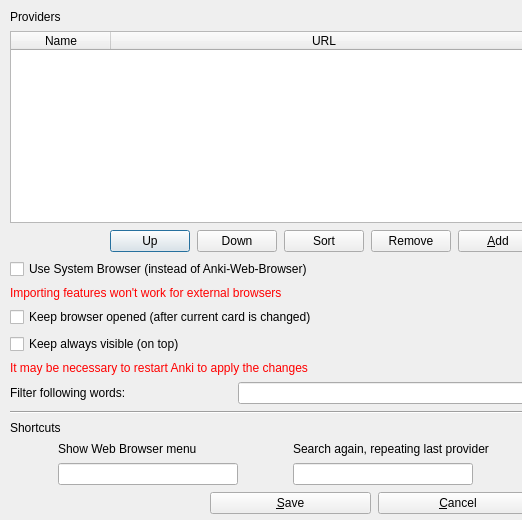
<?xml version="1.0" encoding="UTF-8"?>
<ui version="4.0">
 <class>ConfigView</class>
 <widget class="QDialog" name="ConfigView">
  <property name="windowModality">
   <enum>Qt::ApplicationModal</enum>
  </property>
  <property name="geometry">
   <rect>
    <x>0</x>
    <y>0</y>
    <width>522</width>
    <height>520</height>
   </rect>
  </property>
  <property name="sizePolicy">
   <sizepolicy hsizetype="Fixed" vsizetype="Fixed">
    <horstretch>1</horstretch>
    <verstretch>1</verstretch>
   </sizepolicy>
  </property>
  <property name="minimumSize">
   <size>
    <width>0</width>
    <height>0</height>
   </size>
  </property>
  <property name="maximumSize">
   <size>
    <width>1000</width>
    <height>1000</height>
   </size>
  </property>
  <property name="windowTitle">
   <string>Web Browser Config</string>
  </property>
  <property name="autoFillBackground">
   <bool>true</bool>
  </property>
  <property name="styleSheet">
   <string notr="true"/>
  </property>
  <property name="sizeGripEnabled">
   <bool>false</bool>
  </property>
  <widget class="QWidget" name="verticalLayWidget" native="true">
   <property name="geometry">
    <rect>
     <x>0</x>
     <y>0</y>
     <width>531</width>
     <height>521</height>
    </rect>
   </property>
   <property name="sizePolicy">
    <sizepolicy hsizetype="Preferred" vsizetype="Preferred">
     <horstretch>1</horstretch>
     <verstretch>1</verstretch>
    </sizepolicy>
   </property>
   <property name="locale">
    <locale language="English" country="UnitedStates"/>
   </property>
   <widget class="QWidget" name="verticalLayoutWidget">
    <property name="geometry">
     <rect>
      <x>0</x>
      <y>0</y>
      <width>520</width>
      <height>517</height>
     </rect>
    </property>
    <layout class="QVBoxLayout" name="verticalLayout">
     <property name="spacing">
      <number>7</number>
     </property>
     <property name="sizeConstraint">
      <enum>QLayout::SetFixedSize</enum>
     </property>
     <property name="leftMargin">
      <number>10</number>
     </property>
     <property name="topMargin">
      <number>10</number>
     </property>
     <property name="rightMargin">
      <number>10</number>
     </property>
     <property name="bottomMargin">
      <number>10</number>
     </property>
     <item>
      <widget class="QLabel" name="lbProviders">
       <property name="text">
        <string>Providers</string>
       </property>
      </widget>
     </item>
     <item>
      <widget class="QTableWidget" name="tbProviders">
       <property name="sizePolicy">
        <sizepolicy hsizetype="Preferred" vsizetype="Preferred">
         <horstretch>1</horstretch>
         <verstretch>0</verstretch>
        </sizepolicy>
       </property>
       <property name="inputMethodHints">
        <set>Qt::ImhNoPredictiveText</set>
       </property>
       <property name="selectionMode">
        <enum>QAbstractItemView::SingleSelection</enum>
       </property>
       <property name="selectionBehavior">
        <enum>QAbstractItemView::SelectRows</enum>
       </property>
       <property name="columnCount">
        <number>2</number>
       </property>
       <attribute name="horizontalHeaderStretchLastSection">
        <bool>true</bool>
       </attribute>
       <attribute name="verticalHeaderVisible">
        <bool>false</bool>
       </attribute>
       <column>
        <property name="text">
         <string>Name</string>
        </property>
       </column>
       <column>
        <property name="text">
         <string>URL</string>
        </property>
       </column>
      </widget>
     </item>
     <item>
      <layout class="QHBoxLayout" name="horizontalLayout">
       <property name="leftMargin">
        <number>100</number>
       </property>
       <property name="topMargin">
        <number>0</number>
       </property>
       <property name="rightMargin">
        <number>0</number>
       </property>
       <property name="bottomMargin">
        <number>0</number>
       </property>
       <item>
        <widget class="QPushButton" name="btProviderUp">
         <property name="text">
          <string>Up</string>
         </property>
        </widget>
       </item>
       <item>
        <widget class="QPushButton" name="btProviderDown">
         <property name="text">
          <string>Down</string>
         </property>
        </widget>
       </item>
       <item>
        <widget class="QPushButton" name="btSortProvider">
         <property name="text">
          <string>Sort</string>
         </property>
        </widget>
       </item>
       <item>
        <widget class="QPushButton" name="btRemove">
         <property name="text">
          <string>Remove</string>
         </property>
        </widget>
       </item>
       <item>
        <widget class="QPushButton" name="btAdd">
         <property name="text">
          <string>&amp;Add</string>
         </property>
        </widget>
       </item>
      </layout>
     </item>
     <item>
      <widget class="QCheckBox" name="cbSystemBrowser">
       <property name="text">
        <string>Use System Browser (instead of Anki-Web-Browser)</string>
       </property>
      </widget>
     </item>
     <item>
      <widget class="QLabel" name="browserInfo">
       <property name="styleSheet">
        <string notr="true">QLabel  {
color: rgb(255, 0, 0);
}</string>
       </property>
       <property name="text">
        <string>Importing features won't work for external browsers</string>
       </property>
      </widget>
     </item>
     <item>
      <widget class="QCheckBox" name="rbKeepOpened">
       <property name="text">
        <string>Keep browser opened (after current card is changed)</string>
       </property>
      </widget>
     </item>
     <item>
      <widget class="QCheckBox" name="rbOnTop">
       <property name="text">
        <string>Keep always visible (on top)</string>
       </property>
      </widget>
     </item>
     <item>
      <widget class="QLabel" name="bottomInfo">
       <property name="styleSheet">
        <string notr="true">QLabel  {
	color: rgb(255, 0, 0);
}</string>
       </property>
       <property name="text">
        <string>It may be necessary to restart Anki to apply the changes</string>
       </property>
      </widget>
     </item>
     <item>
      <layout class="QHBoxLayout" name="horizontalLayout_2">
       <item>
        <widget class="QLabel" name="lbWordFilter">
         <property name="text">
          <string>Filter following words: </string>
         </property>
        </widget>
       </item>
       <item>
        <widget class="QLineEdit" name="teWordFilter">
         <property name="maximumSize">
          <size>
           <width>300</width>
           <height>16777215</height>
          </size>
         </property>
        </widget>
       </item>
      </layout>
     </item>
     <item>
      <widget class="Line" name="line">
       <property name="sizePolicy">
        <sizepolicy hsizetype="Expanding" vsizetype="Fixed">
         <horstretch>0</horstretch>
         <verstretch>0</verstretch>
        </sizepolicy>
       </property>
       <property name="orientation">
        <enum>Qt::Horizontal</enum>
       </property>
      </widget>
     </item>
     <item>
      <widget class="QLabel" name="lbShortcut">
       <property name="text">
        <string>Shortcuts</string>
       </property>
      </widget>
     </item>
     <item>
      <layout class="QHBoxLayout" name="horizontalLayoutShortcuts">
       <property name="sizeConstraint">
        <enum>QLayout::SetDefaultConstraint</enum>
       </property>
       <item>
        <layout class="QVBoxLayout" name="verticalLayMenu">
         <item>
          <widget class="QLabel" name="lbShortMenu">
           <property name="text">
            <string>Show Web Browser menu</string>
           </property>
          </widget>
         </item>
         <item>
          <widget class="QLineEdit" name="teShortcutMenu">
           <property name="maximumSize">
            <size>
             <width>180</width>
             <height>16777215</height>
            </size>
           </property>
          </widget>
         </item>
        </layout>
       </item>
       <item>
        <layout class="QVBoxLayout" name="verticalLayRepeat">
         <item>
          <widget class="QLabel" name="lbShortRepeat">
           <property name="text">
            <string>Search again, repeating last provider</string>
           </property>
          </widget>
         </item>
         <item>
          <widget class="QLineEdit" name="teShortcutRepeat">
           <property name="maximumSize">
            <size>
             <width>180</width>
             <height>16777215</height>
            </size>
           </property>
          </widget>
         </item>
        </layout>
       </item>
      </layout>
     </item>
     <item>
      <layout class="QHBoxLayout" name="btActionsBox">
       <property name="spacing">
        <number>7</number>
       </property>
       <property name="leftMargin">
        <number>200</number>
       </property>
       <item>
        <widget class="QPushButton" name="btSave">
         <property name="text">
          <string>&amp;Save</string>
         </property>
        </widget>
       </item>
       <item>
        <widget class="QPushButton" name="btCancel">
         <property name="text">
          <string>&amp;Cancel</string>
         </property>
        </widget>
       </item>
      </layout>
     </item>
    </layout>
   </widget>
  </widget>
 </widget>
 <resources/>
 <connections/>
</ui>
